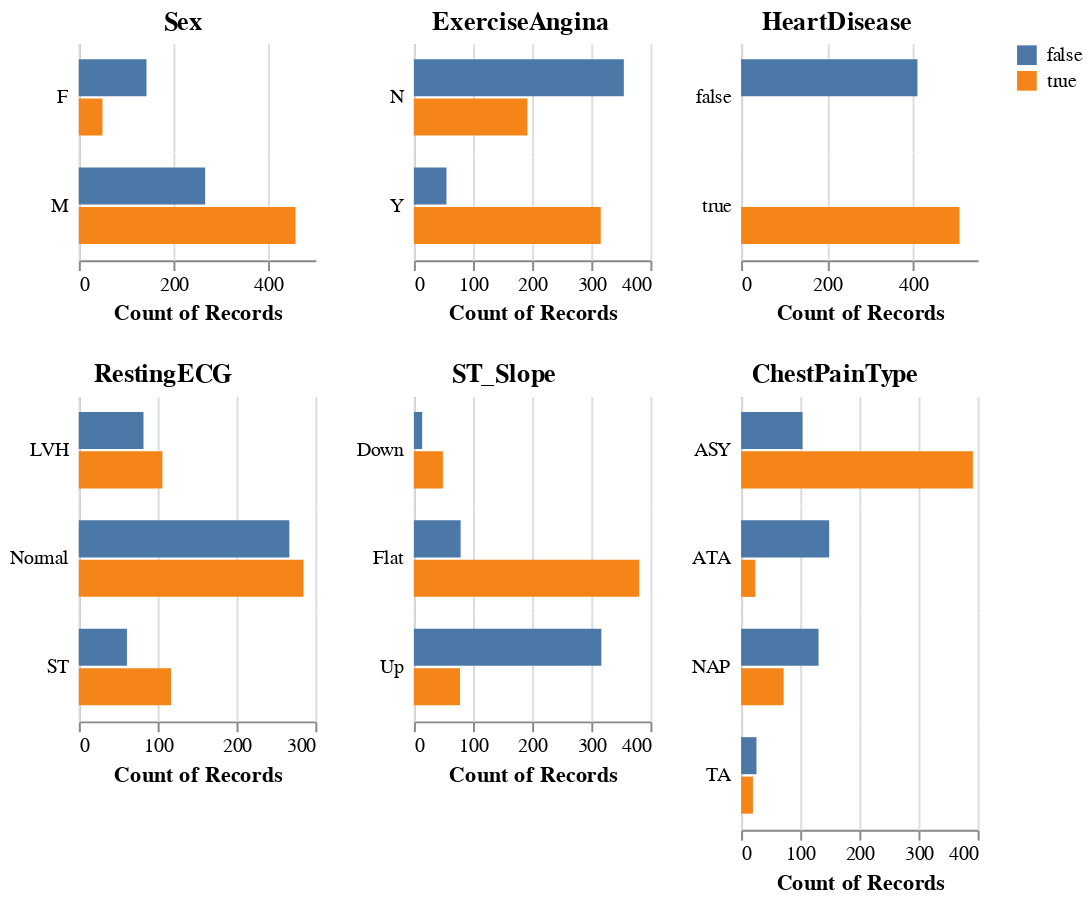

Notebook code for this chart:
### Code cell
aly.dist(df.assign(HeartDisease=lambda df: df['HeartDisease'].astype(object)), dtype='object', color='HeartDisease')

### Figure 1 — Vega specification as saved in the notebook (floating-point values rounded to 4 significant figures)
{"$schema": "https://vega.github.io/schema/vega/v5.json", "data": [{"name": "source_0", "values": [{"HeartDisease": false, "Sex": "M", "__count": 267}, {"HeartDisease": true, "Sex": "M", "__count": 458}, {"HeartDisease": false, "Sex": "F", "__count": 143}, {"HeartDisease": true, "Sex": "F", "__count": 50}]}, {"name": "concat_0_concat_0_row_domain", "values": [{"Sex": "M", "count": 2}, {"Sex": "F", "count": 2}]}, {"name": "source_1", "values": [{"HeartDisease": false, "ExerciseAngina": "N", "__count": 355}, {"HeartDisease": true, "ExerciseAngina": "Y", "__count": 316}, {"HeartDisease": true, "ExerciseAngina": "N", "__count": 192}, {"HeartDisease": false, "ExerciseAngina": "Y", "__count": 55}]}, {"name": "concat_1_concat_0_row_domain", "values": [{"ExerciseAngina": "N", "count": 2}, {"ExerciseAngina": "Y", "count": 2}]}, {"name": "source_2", "values": [{"HeartDisease": false, "__count": 410}, {"HeartDisease": true, "__count": 508}]}, {"name": "concat_2_concat_0_row_domain", "values": [{"HeartDisease": false, "count": 1}, {"HeartDisease": true, "count": 1}]}, {"name": "source_3", "values": [{"HeartDisease": true, "RestingECG": "ST", "__count": 117}, {"HeartDisease": true, "RestingECG": "Normal", "__count": 285}, {"HeartDisease": true, "RestingECG": "LVH", "__count": 106}, {"HeartDisease": false, "RestingECG": "ST", "__count": 61}, {"HeartDisease": false, "RestingECG": "Normal", "__count": 267}, {"HeartDisease": false, "RestingECG": "LVH", "__count": 82}]}, {"name": "concat_3_concat_0_row_domain", "values": [{"RestingECG": "ST", "count": 2}, {"RestingECG": "Normal", "count": 2}, {"RestingECG": "LVH", "count": 2}]}, {"name": "source_4", "values": [{"HeartDisease": true, "ST_Slope": "Flat", "__count": 381}, {"HeartDisease": false, "ST_Slope": "Up", "__count": 317}, {"HeartDisease": false, "ST_Slope": "Flat", "__count": 79}, {"HeartDisease": true, "ST_Slope": "Up", "__count": 78}, {"HeartDisease": true, "ST_Slope": "Down", "__count": 49}, {"HeartDisease": false, "ST_Slope": "Down", "__count": 14}]}, {"name": "concat_4_concat_0_row_domain", "values": [{"ST_Slope": "Flat", "count": 2}, {"ST_Slope": "Up", "count": 2}, {"ST_Slope": "Down", "count": 2}]}, {"name": "source_5", "values": [{"HeartDisease": false, "ChestPainType": "ASY", "__count": 104}, {"HeartDisease": true, "ChestPainType": "ASY", "__count": 392}, {"HeartDisease": true, "ChestPainType": "NAP", "__count": 72}, {"HeartDisease": false, "ChestPainType": "NAP", "__count": 131}, {"HeartDisease": false, "ChestPainType": "ATA", "__count": 149}, {"HeartDisease": true, "ChestPainType": "TA", "__count": 20}, {"HeartDisease": false, "ChestPainType": "TA", "__count": 26}, {"HeartDisease": true, "ChestPainType": "ATA", "__count": 24}]}, {"name": "concat_5_concat_0_row_domain", "values": [{"ChestPainType": "ASY", "count": 2}, {"ChestPainType": "NAP", "count": 2}, {"ChestPainType": "ATA", "count": 2}, {"ChestPainType": "TA", "count": 2}]}, {"name": "source_0_color_domain_HeartDisease_0", "values": [{"HeartDisease": false}, {"HeartDisease": true}]}, {"name": "source_1_color_domain_HeartDisease_1", "values": [{"HeartDisease": false}, {"HeartDisease": true}]}, {"name": "source_2_color_domain_HeartDisease_2", "values": [{"HeartDisease": false}, {"HeartDisease": true}]}, {"name": "source_3_color_domain_HeartDisease_3", "values": [{"HeartDisease": true}, {"HeartDisease": false}]}, {"name": "source_4_color_domain_HeartDisease_4", "values": [{"HeartDisease": true}, {"HeartDisease": false}]}, {"name": "source_5_color_domain_HeartDisease_5", "values": [{"HeartDisease": false}, {"HeartDisease": true}]}, {"name": "source_0_concat_0_concat_0_x_domain___count", "values": [{"min": 50, "max": 458}]}, {"name": "source_0_concat_0_concat_0_y_domain_HeartDisease", "values": [{"HeartDisease": false}, {"HeartDisease": true}]}, {"name": "source_1_concat_1_concat_0_x_domain___count", "values": [{"min": 55, "max": 355}]}, {"name": "source_1_concat_1_concat_0_y_domain_HeartDisease", "values": [{"HeartDisease": false}, {"HeartDisease": true}]}, {"name": "source_2_concat_2_concat_0_x_domain___count", "values": [{"min": 410, "max": 508}]}, {"name": "source_2_concat_2_concat_0_y_domain_HeartDisease", "values": [{"HeartDisease": false}, {"HeartDisease": true}]}, {"name": "source_3_concat_3_concat_0_x_domain___count", "values": [{"min": 61, "max": 285}]}, {"name": "source_3_concat_3_concat_0_y_domain_HeartDisease", "values": [{"HeartDisease": true}, {"HeartDisease": false}]}, {"name": "source_4_concat_4_concat_0_x_domain___count", "values": [{"min": 14, "max": 381}]}, {"name": "source_4_concat_4_concat_0_y_domain_HeartDisease", "values": [{"HeartDisease": true}, {"HeartDisease": false}]}, {"name": "source_5_concat_5_concat_0_x_domain___count", "values": [{"min": 20, "max": 392}]}, {"name": "source_5_concat_5_concat_0_y_domain_HeartDisease", "values": [{"HeartDisease": false}, {"HeartDisease": true}]}], "signals": [{"name": "concat_0_concat_0_child_width", "value": 120}, {"name": "concat_0_concat_0_y_step", "value": 20}, {"name": "concat_0_concat_0_child_height", "update": "bandspace(domain('concat_0_concat_0_y').length, 0.06, 0.4) * concat_0_concat_0_y_step"}, {"name": "concat_1_concat_0_child_width", "value": 120}, {"name": "concat_1_concat_0_y_step", "value": 20}, {"name": "concat_1_concat_0_child_height", "update": "bandspace(domain('concat_1_concat_0_y').length, 0.06, 0.4) * concat_1_concat_0_y_step"}, {"name": "concat_2_concat_0_child_width", "value": 120}, {"name": "concat_2_concat_0_y_step", "value": 20}, {"name": "concat_2_concat_0_child_height", "update": "bandspace(domain('concat_2_concat_0_y').length, 0.06, 0.4) * concat_2_concat_0_y_step"}, {"name": "concat_3_concat_0_child_width", "value": 120}, {"name": "concat_3_concat_0_y_step", "value": 20}, {"name": "concat_3_concat_0_child_height", "update": "bandspace(domain('concat_3_concat_0_y').length, 0.06, 0.4) * concat_3_concat_0_y_step"}, {"name": "concat_4_concat_0_child_width", "value": 120}, {"name": "concat_4_concat_0_y_step", "value": 20}, {"name": "concat_4_concat_0_child_height", "update": "bandspace(domain('concat_4_concat_0_y').length, 0.06, 0.4) * concat_4_concat_0_y_step"}, {"name": "concat_5_concat_0_child_width", "value": 120}, {"name": "concat_5_concat_0_y_step", "value": 20}, {"name": "concat_5_concat_0_child_height", "update": "bandspace(domain('concat_5_concat_0_y').length, 0.06, 0.4) * concat_5_concat_0_y_step"}], "marks": [{"type": "group", "name": "concat_0_group", "marks": [{"type": "group", "name": "concat_0_concat_0_group", "marks": [{"type": "group", "name": "concat_0_concat_0_row_header", "from": {"data": "concat_0_concat_0_row_domain"}, "sort": {"field": "datum[\"Sex\"]", "order": "ascending"}, "encode": {"update": {"height": {"signal": "concat_0_concat_0_child_height"}}}, "axes": [{"scale": "concat_0_concat_0_y", "grid": false, "orient": "left", "domain": true, "labels": false, "ticks": false, "zindex": 0}], "title": {"text": {"signal": "isValid(parent[\"Sex\"]) ? parent[\"Sex\"] : \"\"+parent[\"Sex\"]"}, "frame": "group", "align": "left", "angle": 0, "orient": "left", "baseline": "middle", "offset": 5, "style": "guide-label"}, "role": "row-header"}, {"type": "group", "name": "concat_0_concat_0_column_footer", "encode": {"update": {"width": {"signal": "concat_0_concat_0_child_width"}}}, "axes": [{"scale": "concat_0_concat_0_x", "grid": false, "labelFlush": true, "tickCount": {"signal": "ceil(concat_0_concat_0_child_width/40)"}, "orient": "bottom", "title": "Count of Records", "zindex": 0, "labelOverlap": true}], "role": "column-footer"}, {"type": "group", "name": "concat_0_concat_0_cell", "from": {"facet": {"data": "source_0", "name": "concat_0_concat_0_facet", "groupby": ["Sex"]}}, "sort": {"field": ["datum[\"Sex\"]"], "order": ["ascending"]}, "encode": {"update": {"width": {"signal": "concat_0_concat_0_child_width"}, "height": {"signal": "concat_0_concat_0_child_height"}}}, "marks": [{"type": "rect", "name": "concat_0_concat_0_child_marks", "from": {"data": "concat_0_concat_0_facet"}, "encode": {"update": {"fill": {"field": "HeartDisease", "scale": "color"}, "x": {"field": "__count", "scale": "concat_0_concat_0_x"}, "y": {"field": "HeartDisease", "scale": "concat_0_concat_0_y"}, "x2": {"value": 0, "scale": "concat_0_concat_0_x"}, "height": {"signal": "max(0.25, bandwidth('concat_0_concat_0_y'))"}}}, "style": ["bar"]}], "axes": [{"scale": "concat_0_concat_0_x", "domain": false, "tickCount": {"signal": "ceil(concat_0_concat_0_child_width/40)"}, "aria": false, "labels": false, "maxExtent": 0, "orient": "bottom", "minExtent": 0, "ticks": false, "zindex": 0, "gridScale": "concat_0_concat_0_y", "grid": true}], "style": "cell"}], "layout": {"padding": 0, "columns": 1, "bounds": "full", "align": "all"}}], "title": {"text": "Sex", "anchor": "middle"}, "layout": {"padding": 20, "columns": 1, "bounds": "full", "align": "each"}}, {"type": "group", "name": "concat_1_group", "marks": [{"type": "group", "name": "concat_1_concat_0_group", "marks": [{"type": "group", "name": "concat_1_concat_0_row_header", "from": {"data": "concat_1_concat_0_row_domain"}, "sort": {"field": "datum[\"ExerciseAngina\"]", "order": "ascending"}, "encode": {"update": {"height": {"signal": "concat_1_concat_0_child_height"}}}, "axes": [{"scale": "concat_1_concat_0_y", "ticks": false, "domain": true, "zindex": 0, "grid": false, "labels": false, "orient": "left"}], "title": {"text": {"signal": "isValid(parent[\"ExerciseAngina\"]) ? parent[\"ExerciseAngina\"] : \"\"+parent[\"ExerciseAngina\"]"}, "offset": 5, "align": "left", "frame": "group", "orient": "left", "angle": 0, "style": "guide-label", "baseline": "middle"}, "role": "row-header"}, {"type": "group", "name": "concat_1_concat_0_column_footer", "encode": {"update": {"width": {"signal": "concat_1_concat_0_child_width"}}}, "axes": [{"scale": "concat_1_concat_0_x", "grid": false, "title": "Count of Records", "zindex": 0, "labelOverlap": true, "orient": "bottom", "labelFlush": true, "tickCount": {"signal": "ceil(concat_1_concat_0_child_width/40)"}}], "role": "column-footer"}, {"type": "group", "name": "concat_1_concat_0_cell", "from": {"facet": {"data": "source_1", "name": "concat_1_concat_0_facet", "groupby": ["ExerciseAngina"]}}, "sort": {"field": ["datum[\"ExerciseAngina\"]"], "order": ["ascending"]}, "encode": {"update": {"width": {"signal": "concat_1_concat_0_child_width"}, "height": {"signal": "concat_1_concat_0_child_height"}}}, "marks": [{"type": "rect", "name": "concat_1_concat_0_child_marks", "from": {"data": "concat_1_concat_0_facet"}, "encode": {"update": {"height": {"signal": "max(0.25, bandwidth('concat_1_concat_0_y'))"}, "x2": {"value": 0, "scale": "concat_1_concat_0_x"}, "fill": {"field": "HeartDisease", "scale": "color"}, "y": {"field": "HeartDisease", "scale": "concat_1_concat_0_y"}, "x": {"field": "__count", "scale": "concat_1_concat_0_x"}}}, "style": ["bar"]}], "axes": [{"scale": "concat_1_concat_0_x", "gridScale": "concat_1_concat_0_y", "grid": true, "domain": false, "labels": false, "tickCount": {"signal": "ceil(concat_1_concat_0_child_width/40)"}, "ticks": false, "aria": false, "minExtent": 0, "maxExtent": 0, "zindex": 0, "orient": "bottom"}], "style": "cell"}], "layout": {"padding": 0, "columns": 1, "bounds": "full", "align": "all"}}], "title": {"text": "ExerciseAngina", "anchor": "middle"}, "layout": {"padding": 20, "columns": 1, "bounds": "full", "align": "each"}}, {"type": "group", "name": "concat_2_group", "marks": [{"type": "group", "name": "concat_2_concat_0_group", "marks": [{"type": "group", "name": "concat_2_concat_0_row_header", "from": {"data": "concat_2_concat_0_row_domain"}, "sort": {"field": "datum[\"HeartDisease\"]", "order": "ascending"}, "encode": {"update": {"height": {"signal": "concat_2_concat_0_child_height"}}}, "axes": [{"scale": "concat_2_concat_0_y", "ticks": false, "orient": "left", "zindex": 0, "domain": true, "grid": false, "labels": false}], "title": {"text": {"signal": "isValid(parent[\"HeartDisease\"]) ? parent[\"HeartDisease\"] : \"\"+parent[\"HeartDisease\"]"}, "frame": "group", "angle": 0, "style": "guide-label", "orient": "left", "baseline": "middle", "align": "left", "offset": 5}, "role": "row-header"}, {"type": "group", "name": "concat_2_concat_0_column_footer", "encode": {"update": {"width": {"signal": "concat_2_concat_0_child_width"}}}, "axes": [{"scale": "concat_2_concat_0_x", "grid": false, "tickCount": {"signal": "ceil(concat_2_concat_0_child_width/40)"}, "zindex": 0, "labelOverlap": true, "labelFlush": true, "title": "Count of Records", "orient": "bottom"}], "role": "column-footer"}, {"type": "group", "name": "concat_2_concat_0_cell", "from": {"facet": {"data": "source_2", "name": "concat_2_concat_0_facet", "groupby": ["HeartDisease"]}}, "sort": {"field": ["datum[\"HeartDisease\"]"], "order": ["ascending"]}, "encode": {"update": {"width": {"signal": "concat_2_concat_0_child_width"}, "height": {"signal": "concat_2_concat_0_child_height"}}}, "marks": [{"type": "rect", "name": "concat_2_concat_0_child_marks", "from": {"data": "concat_2_concat_0_facet"}, "encode": {"update": {"height": {"signal": "max(0.25, bandwidth('concat_2_concat_0_y'))"}, "fill": {"field": "HeartDisease", "scale": "color"}, "x": {"field": "__count", "scale": "concat_2_concat_0_x"}, "x2": {"value": 0, "scale": "concat_2_concat_0_x"}, "y": {"field": "HeartDisease", "scale": "concat_2_concat_0_y"}}}, "style": ["bar"]}], "axes": [{"scale": "concat_2_concat_0_x", "grid": true, "zindex": 0, "ticks": false, "tickCount": {"signal": "ceil(concat_2_concat_0_child_width/40)"}, "aria": false, "gridScale": "concat_2_concat_0_y", "orient": "bottom", "domain": false, "labels": false, "maxExtent": 0, "minExtent": 0}], "style": "cell"}], "layout": {"padding": 0, "columns": 1, "bounds": "full", "align": "all"}}], "title": {"text": "HeartDisease", "anchor": "middle"}, "layout": {"padding": 20, "columns": 1, "bounds": "full", "align": "each"}}, {"type": "group", "name": "concat_3_group", "marks": [{"type": "group", "name": "concat_3_concat_0_group", "marks": [{"type": "group", "name": "concat_3_concat_0_row_header", "from": {"data": "concat_3_concat_0_row_domain"}, "sort": {"field": "datum[\"RestingECG\"]", "order": "ascending"}, "encode": {"update": {"height": {"signal": "concat_3_concat_0_child_height"}}}, "axes": [{"scale": "concat_3_concat_0_y", "zindex": 0, "ticks": false, "domain": true, "labels": false, "orient": "left", "grid": false}], "title": {"text": {"signal": "isValid(parent[\"RestingECG\"]) ? parent[\"RestingECG\"] : \"\"+parent[\"RestingECG\"]"}, "style": "guide-label", "align": "left", "angle": 0, "offset": 5, "orient": "left", "frame": "group", "baseline": "middle"}, "role": "row-header"}, {"type": "group", "name": "concat_3_concat_0_column_footer", "encode": {"update": {"width": {"signal": "concat_3_concat_0_child_width"}}}, "axes": [{"scale": "concat_3_concat_0_x", "orient": "bottom", "grid": false, "title": "Count of Records", "labelOverlap": true, "tickCount": {"signal": "ceil(concat_3_concat_0_child_width/40)"}, "labelFlush": true, "zindex": 0}], "role": "column-footer"}, {"type": "group", "name": "concat_3_concat_0_cell", "from": {"facet": {"data": "source_3", "name": "concat_3_concat_0_facet", "groupby": ["RestingECG"]}}, "sort": {"field": ["datum[\"RestingECG\"]"], "order": ["ascending"]}, "encode": {"update": {"height": {"signal": "concat_3_concat_0_child_height"}, "width": {"signal": "concat_3_concat_0_child_width"}}}, "marks": [{"type": "rect", "name": "concat_3_concat_0_child_marks", "from": {"data": "concat_3_concat_0_facet"}, "encode": {"update": {"x": {"field": "__count", "scale": "concat_3_concat_0_x"}, "height": {"signal": "max(0.25, bandwidth('concat_3_concat_0_y'))"}, "x2": {"value": 0, "scale": "concat_3_concat_0_x"}, "fill": {"field": "HeartDisease", "scale": "color"}, "y": {"field": "HeartDisease", "scale": "concat_3_concat_0_y"}}}, "style": ["bar"]}], "axes": [{"scale": "concat_3_concat_0_x", "zindex": 0, "aria": false, "ticks": false, "labels": false, "gridScale": "concat_3_concat_0_y", "domain": false, "maxExtent": 0, "minExtent": 0, "tickCount": {"signal": "ceil(concat_3_concat_0_child_width/40)"}, "grid": true, "orient": "bottom"}], "style": "cell"}], "layout": {"padding": 0, "columns": 1, "bounds": "full", "align": "all"}}], "title": {"text": "RestingECG", "anchor": "middle"}, "layout": {"padding": 20, "columns": 1, "bounds": "full", "align": "each"}}, {"type": "group", "name": "concat_4_group", "marks": [{"type": "group", "name": "concat_4_concat_0_group", "marks": [{"type": "group", "name": "concat_4_concat_0_row_header", "from": {"data": "concat_4_concat_0_row_domain"}, "sort": {"field": "datum[\"ST_Slope\"]", "order": "ascending"}, "encode": {"update": {"height": {"signal": "concat_4_concat_0_child_height"}}}, "axes": [{"scale": "concat_4_concat_0_y", "ticks": false, "zindex": 0, "domain": true, "labels": false, "orient": "left", "grid": false}], "title": {"text": {"signal": "isValid(parent[\"ST_Slope\"]) ? parent[\"ST_Slope\"] : \"\"+parent[\"ST_Slope\"]"}, "angle": 0, "align": "left", "baseline": "middle", "style": "guide-label", "orient": "left", "frame": "group", "offset": 5}, "role": "row-header"}, {"type": "group", "name": "concat_4_concat_0_column_footer", "encode": {"update": {"width": {"signal": "concat_4_concat_0_child_width"}}}, "axes": [{"scale": "concat_4_concat_0_x", "labelFlush": true, "orient": "bottom", "tickCount": {"signal": "ceil(concat_4_concat_0_child_width/40)"}, "zindex": 0, "labelOverlap": true, "title": "Count of Records", "grid": false}], "role": "column-footer"}, {"type": "group", "name": "concat_4_concat_0_cell", "from": {"facet": {"data": "source_4", "name": "concat_4_concat_0_facet", "groupby": ["ST_Slope"]}}, "sort": {"field": ["datum[\"ST_Slope\"]"], "order": ["ascending"]}, "encode": {"update": {"width": {"signal": "concat_4_concat_0_child_width"}, "height": {"signal": "concat_4_concat_0_child_height"}}}, "marks": [{"type": "rect", "name": "concat_4_concat_0_child_marks", "from": {"data": "concat_4_concat_0_facet"}, "encode": {"update": {"height": {"signal": "max(0.25, bandwidth('concat_4_concat_0_y'))"}, "x": {"field": "__count", "scale": "concat_4_concat_0_x"}, "x2": {"value": 0, "scale": "concat_4_concat_0_x"}, "y": {"field": "HeartDisease", "scale": "concat_4_concat_0_y"}, "fill": {"field": "HeartDisease", "scale": "color"}}}, "style": ["bar"]}], "axes": [{"scale": "concat_4_concat_0_x", "aria": false, "ticks": false, "maxExtent": 0, "labels": false, "grid": true, "tickCount": {"signal": "ceil(concat_4_concat_0_child_width/40)"}, "orient": "bottom", "gridScale": "concat_4_concat_0_y", "minExtent": 0, "domain": false, "zindex": 0}], "style": "cell"}], "layout": {"padding": 0, "columns": 1, "bounds": "full", "align": "all"}}], "title": {"text": "ST_Slope", "anchor": "middle"}, "layout": {"padding": 20, "columns": 1, "bounds": "full", "align": "each"}}, {"type": "group", "name": "concat_5_group", "marks": [{"type": "group", "name": "concat_5_concat_0_group", "marks": [{"type": "group", "name": "concat_5_concat_0_row_header", "from": {"data": "concat_5_concat_0_row_domain"}, "sort": {"field": "datum[\"ChestPainType\"]", "order": "ascending"}, "encode": {"update": {"height": {"signal": "concat_5_concat_0_child_height"}}}, "axes": [{"scale": "concat_5_concat_0_y", "ticks": false, "labels": false, "orient": "left", "domain": true, "zindex": 0, "grid": false}], "title": {"text": {"signal": "isValid(parent[\"ChestPainType\"]) ? parent[\"ChestPainType\"] : \"\"+parent[\"ChestPainType\"]"}, "align": "left", "offset": 5, "baseline": "middle", "orient": "left", "style": "guide-label", "frame": "group", "angle": 0}, "role": "row-header"}, {"type": "group", "name": "concat_5_concat_0_column_footer", "encode": {"update": {"width": {"signal": "concat_5_concat_0_child_width"}}}, "axes": [{"scale": "concat_5_concat_0_x", "labelFlush": true, "labelOverlap": true, "tickCount": {"signal": "ceil(concat_5_concat_0_child_width/40)"}, "zindex": 0, "orient": "bottom", "grid": false, "title": "Count of Records"}], "role": "column-footer"}, {"type": "group", "name": "concat_5_concat_0_cell", "from": {"facet": {"data": "source_5", "name": "concat_5_concat_0_facet", "groupby": ["ChestPainType"]}}, "sort": {"field": ["datum[\"ChestPainType\"]"], "order": ["ascending"]}, "encode": {"update": {"width": {"signal": "concat_5_concat_0_child_width"}, "height": {"signal": "concat_5_concat_0_child_height"}}}, "marks": [{"type": "rect", "name": "concat_5_concat_0_child_marks", "from": {"data": "concat_5_concat_0_facet"}, "encode": {"update": {"height": {"signal": "max(0.25, bandwidth('concat_5_concat_0_y'))"}, "fill": {"field": "HeartDisease", "scale": "color"}, "x": {"field": "__count", "scale": "concat_5_concat_0_x"}, "x2": {"value": 0, "scale": "concat_5_concat_0_x"}, "y": {"field": "HeartDisease", "scale": "concat_5_concat_0_y"}}}, "style": ["bar"]}], "axes": [{"scale": "concat_5_concat_0_x", "gridScale": "concat_5_concat_0_y", "domain": false, "maxExtent": 0, "minExtent": 0, "ticks": false, "zindex": 0, "grid": true, "orient": "bottom", "tickCount": {"signal": "ceil(concat_5_concat_0_child_width/40)"}, "labels": false, "aria": false}], "style": "cell"}], "layout": {"padding": 0, "columns": 1, "bounds": "full", "align": "all"}}], "title": {"text": "ChestPainType", "anchor": "middle"}, "layout": {"padding": 20, "columns": 1, "bounds": "full", "align": "each"}}], "scales": [{"name": "color", "type": "ordinal", "domain": {"fields": [{"data": "source_0_color_domain_HeartDisease_0", "field": "HeartDisease"}, {"data": "source_1_color_domain_HeartDisease_1", "field": "HeartDisease"}, {"data": "source_2_color_domain_HeartDisease_2", "field": "HeartDisease"}, {"data": "source_3_color_domain_HeartDisease_3", "field": "HeartDisease"}, {"data": "source_4_color_domain_HeartDisease_4", "field": "HeartDisease"}, {"data": "source_5_color_domain_HeartDisease_5", "field": "HeartDisease"}], "sort": true}, "range": "category"}, {"name": "concat_0_concat_0_x", "type": "linear", "domain": [{"signal": "(data(\"source_0_concat_0_concat_0_x_domain___count\")[0] || {}).min"}, {"signal": "(data(\"source_0_concat_0_concat_0_x_domain___count\")[0] || {}).max"}], "range": [0, {"signal": "concat_0_concat_0_child_width"}], "nice": true, "zero": true}, {"name": "concat_0_concat_0_y", "type": "band", "domain": {"data": "source_0_concat_0_concat_0_y_domain_HeartDisease", "field": "HeartDisease", "sort": true}, "range": {"step": {"signal": "concat_0_concat_0_y_step"}}, "paddingInner": 0.06, "paddingOuter": 0.4}, {"name": "concat_1_concat_0_x", "type": "linear", "domain": [{"signal": "(data(\"source_1_concat_1_concat_0_x_domain___count\")[0] || {}).min"}, {"signal": "(data(\"source_1_concat_1_concat_0_x_domain___count\")[0] || {}).max"}], "range": [0, {"signal": "concat_1_concat_0_child_width"}], "nice": true, "zero": true}, {"name": "concat_1_concat_0_y", "type": "band", "domain": {"data": "source_1_concat_1_concat_0_y_domain_HeartDisease", "field": "HeartDisease", "sort": true}, "range": {"step": {"signal": "concat_1_concat_0_y_step"}}, "paddingInner": 0.06, "paddingOuter": 0.4}, {"name": "concat_2_concat_0_x", "type": "linear", "domain": [{"signal": "(data(\"source_2_concat_2_concat_0_x_domain___count\")[0] || {}).min"}, {"signal": "(data(\"source_2_concat_2_concat_0_x_domain___count\")[0] || {}).max"}], "range": [0, {"signal": "concat_2_concat_0_child_width"}], "zero": true, "nice": true}, {"name": "concat_2_concat_0_y", "type": "band", "domain": {"data": "source_2_concat_2_concat_0_y_domain_HeartDisease", "field": "HeartDisease", "sort": true}, "range": {"step": {"signal": "concat_2_concat_0_y_step"}}, "paddingInner": 0.06, "paddingOuter": 0.4}, {"name": "concat_3_concat_0_x", "type": "linear", "domain": [{"signal": "(data(\"source_3_concat_3_concat_0_x_domain___count\")[0] || {}).min"}, {"signal": "(data(\"source_3_concat_3_concat_0_x_domain___count\")[0] || {}).max"}], "range": [0, {"signal": "concat_3_concat_0_child_width"}], "zero": true, "nice": true}, {"name": "concat_3_concat_0_y", "type": "band", "domain": {"data": "source_3_concat_3_concat_0_y_domain_HeartDisease", "field": "HeartDisease", "sort": true}, "range": {"step": {"signal": "concat_3_concat_0_y_step"}}, "paddingInner": 0.06, "paddingOuter": 0.4}, {"name": "concat_4_concat_0_x", "type": "linear", "domain": [{"signal": "(data(\"source_4_concat_4_concat_0_x_domain___count\")[0] || {}).min"}, {"signal": "(data(\"source_4_concat_4_concat_0_x_domain___count\")[0] || {}).max"}], "range": [0, {"signal": "concat_4_concat_0_child_width"}], "nice": true, "zero": true}, {"name": "concat_4_concat_0_y", "type": "band", "domain": {"data": "source_4_concat_4_concat_0_y_domain_HeartDisease", "field": "HeartDisease", "sort": true}, "range": {"step": {"signal": "concat_4_concat_0_y_step"}}, "paddingOuter": 0.4, "paddingInner": 0.06}, {"name": "concat_5_concat_0_x", "type": "linear", "domain": [{"signal": "(data(\"source_5_concat_5_concat_0_x_domain___count\")[0] || {}).min"}, {"signal": "(data(\"source_5_concat_5_concat_0_x_domain___count\")[0] || {}).max"}], "range": [0, {"signal": "concat_5_concat_0_child_width"}], "nice": true, "zero": true}, {"name": "concat_5_concat_0_y", "type": "band", "domain": {"data": "source_5_concat_5_concat_0_y_domain_HeartDisease", "field": "HeartDisease", "sort": true}, "range": {"step": {"signal": "concat_5_concat_0_y_step"}}, "paddingOuter": 0.4, "paddingInner": 0.06}], "config": {"style": {"cell": {"stroke": null}}}, "layout": {"padding": 20, "columns": 3, "bounds": "full", "align": "each"}, "background": "white", "legends": [{"fill": "color", "symbolType": "square"}], "padding": 5}
